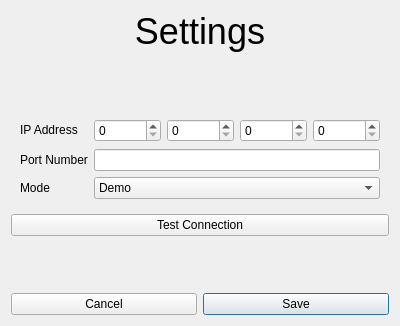
<?xml version="1.0" encoding="UTF-8"?>
<ui version="4.0">
 <class>Dialog</class>
 <widget class="QDialog" name="Dialog">
  <property name="geometry">
   <rect>
    <x>0</x>
    <y>0</y>
    <width>400</width>
    <height>326</height>
   </rect>
  </property>
  <property name="windowTitle">
   <string>Dialog</string>
  </property>
  <property name="sizeGripEnabled">
   <bool>false</bool>
  </property>
  <property name="modal">
   <bool>false</bool>
  </property>
  <layout class="QGridLayout" name="gridLayout">
   <item row="1" column="0" colspan="2">
    <widget class="QLabel" name="label_6">
     <property name="font">
      <font>
       <pointsize>27</pointsize>
      </font>
     </property>
     <property name="text">
      <string>Settings</string>
     </property>
     <property name="textFormat">
      <enum>Qt::AutoText</enum>
     </property>
     <property name="alignment">
      <set>Qt::AlignCenter</set>
     </property>
    </widget>
   </item>
   <item row="2" column="0" colspan="2">
    <spacer name="verticalSpacer">
     <property name="orientation">
      <enum>Qt::Vertical</enum>
     </property>
     <property name="sizeHint" stdset="0">
      <size>
       <width>20</width>
       <height>40</height>
      </size>
     </property>
    </spacer>
   </item>
   <item row="3" column="0" colspan="2">
    <widget class="QFrame" name="frame">
     <property name="frameShape">
      <enum>QFrame::NoFrame</enum>
     </property>
     <property name="frameShadow">
      <enum>QFrame::Raised</enum>
     </property>
     <property name="lineWidth">
      <number>0</number>
     </property>
     <layout class="QFormLayout" name="formLayout">
      <item row="1" column="0">
       <widget class="QLabel" name="label_3">
        <property name="text">
         <string>IP Address</string>
        </property>
       </widget>
      </item>
      <item row="1" column="1">
       <widget class="QFrame" name="frame_2">
        <property name="minimumSize">
         <size>
          <width>40</width>
          <height>25</height>
         </size>
        </property>
        <layout class="QHBoxLayout" name="horizontalLayout">
         <property name="leftMargin">
          <number>0</number>
         </property>
         <property name="topMargin">
          <number>0</number>
         </property>
         <property name="rightMargin">
          <number>0</number>
         </property>
         <property name="bottomMargin">
          <number>0</number>
         </property>
         <item>
          <widget class="QSpinBox" name="_ipSelect1">
           <property name="maximum">
            <number>255</number>
           </property>
          </widget>
         </item>
         <item>
          <widget class="QSpinBox" name="_ipSelect2">
           <property name="maximum">
            <number>255</number>
           </property>
          </widget>
         </item>
         <item>
          <widget class="QSpinBox" name="_ipSelect3">
           <property name="maximum">
            <number>255</number>
           </property>
          </widget>
         </item>
         <item>
          <widget class="QSpinBox" name="_ipSelect4">
           <property name="maximum">
            <number>255</number>
           </property>
          </widget>
         </item>
        </layout>
       </widget>
      </item>
      <item row="3" column="0">
       <widget class="QLabel" name="label">
        <property name="text">
         <string>Mode</string>
        </property>
       </widget>
      </item>
      <item row="3" column="1">
       <widget class="QComboBox" name="_modeSelect">
        <item>
         <property name="text">
          <string>Demo</string>
         </property>
        </item>
        <item>
         <property name="text">
          <string>Live</string>
         </property>
        </item>
       </widget>
      </item>
      <item row="2" column="0">
       <widget class="QLabel" name="label_2">
        <property name="text">
         <string>Port Number</string>
        </property>
       </widget>
      </item>
      <item row="2" column="1">
       <widget class="QLineEdit" name="_portEdit"/>
      </item>
     </layout>
    </widget>
   </item>
   <item row="5" column="0" colspan="2">
    <spacer name="verticalSpacer_2">
     <property name="orientation">
      <enum>Qt::Vertical</enum>
     </property>
     <property name="sizeHint" stdset="0">
      <size>
       <width>20</width>
       <height>40</height>
      </size>
     </property>
    </spacer>
   </item>
   <item row="6" column="0" colspan="2">
    <layout class="QHBoxLayout" name="horizontalLayout_2">
     <item>
      <widget class="QPushButton" name="_cancel">
       <property name="text">
        <string>Cancel</string>
       </property>
       <property name="autoDefault">
        <bool>false</bool>
       </property>
      </widget>
     </item>
     <item>
      <widget class="QPushButton" name="_save">
       <property name="text">
        <string>Save</string>
       </property>
       <property name="default">
        <bool>true</bool>
       </property>
      </widget>
     </item>
    </layout>
   </item>
   <item row="4" column="0" colspan="2">
    <widget class="QPushButton" name="_testButton">
     <property name="text">
      <string>Test Connection</string>
     </property>
     <property name="autoDefault">
      <bool>false</bool>
     </property>
    </widget>
   </item>
  </layout>
 </widget>
 <resources/>
 <connections/>
</ui>
